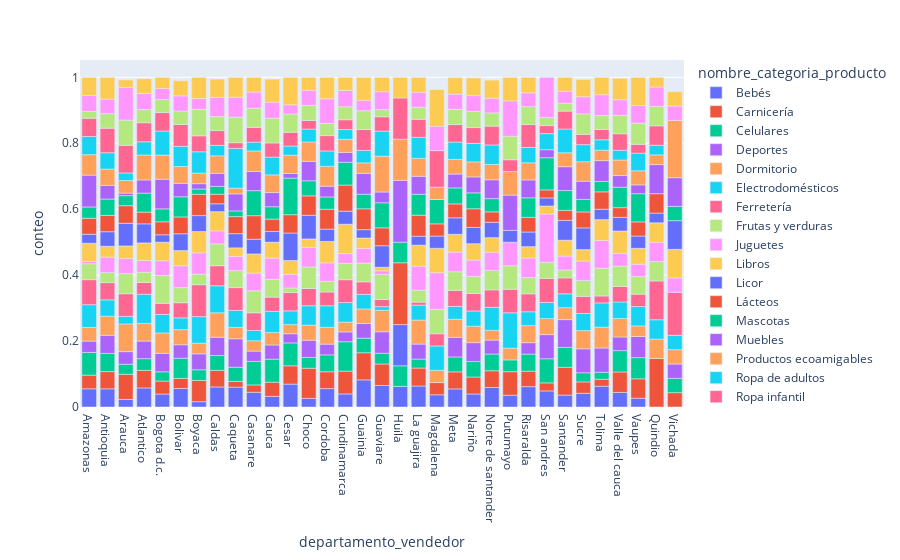

Notebook code for this chart:
### Markdown cell above
## Grafico barras apiladas

### Code cell
#arreglar los datos
data_normalizada = data.groupby(['departamento_vendedor','nombre_categoria_producto']).agg({'orden_id':'count'})
state = data.groupby(['departamento_vendedor']).agg({'orden_id':'count'})

#Normalizar datos
data_normalizada = data_normalizada.div(state, level='departamento_vendedor').reset_index()

#cambiar nombre de columnas
data_normalizada = data_normalizada.rename(columns={'orden_id':'conteo'})

fig = px.bar(data_normalizada, x='departamento_vendedor',y='conteo',color='nombre_categoria_producto')
fig.show()

### Figure 1 — Plotly figure (JSON) as saved in the notebook; plotly's stock layout.template omitted (floating-point values rounded to 4 significant figures)
{"data": [{"alignmentgroup": "True", "hovertemplate": "nombre_categoria_producto=Bebés <br>departamento_vendedor=%{x}<br>conteo=%{y}<extra></extra>", "legendgroup": "Bebés ", "marker": {"color": "#636efa", "pattern": {"shape": ""}}, "name": "Bebés ", "offsetgroup": "Bebés ", "orientation": "v", "showlegend": true, "textposition": "auto", "type": "bar", "x": ["Amazonas", "Antioquia", "Arauca", "Atlantico", "Bogota d.c.", "Bolivar", "Boyaca", "Caldas", "Caqueta", "Casanare", "Cauca", "Cesar", "Choco", "Cordoba", "Cundinamarca", "Guainia", "Guaviare", "Huila", "La guajira", "Magdalena", "Meta", "Nariño", "Norte de santander", "Putumayo", "Risaralda", "San andres", "Santander", "Sucre", "Tolima", "Valle del cauca", "Vaupes"], "xaxis": "x", "y": [0.05517, 0.0551, 0.0229, 0.05778, 0.03933, 0.05612, 0.01613, 0.06085, 0.06034, 0.04464, 0.03226, 0.06944, 0.02614, 0.05581, 0.0396, 0.08228, 0.06522, 0.0625, 0.06364, 0.03704, 0.05485, 0.03947, 0.0592, 0.03571, 0.06173, 0.04878, 0.03614, 0.04152, 0.06316, 0.04425, 0.02674], "yaxis": "y"}, {"alignmentgroup": "True", "hovertemplate": "nombre_categoria_producto=Carnicería<br>departamento_vendedor=%{x}<br>conteo=%{y}<extra></extra>", "legendgroup": "Carnicería", "marker": {"color": "#EF553B", "pattern": {"shape": ""}}, "name": "Carnicería", "offsetgroup": "Carnicería", "orientation": "v", "showlegend": true, "textposition": "auto", "type": "bar", "x": ["Amazonas", "Antioquia", "Arauca", "Atlantico", "Bogota d.c.", "Bolivar", "Boyaca", "Caldas", "Caqueta", "Casanare", "Cauca", "Cesar", "Choco", "Cordoba", "Cundinamarca", "Guainia", "Guaviare", "La guajira", "Magdalena", "Meta", "Nariño", "Norte de santander", "Putumayo", "Quindio", "Risaralda", "San andres", "Santander", "Sucre", "Tolima", "Valle del cauca", "Vaupes", "Vichada"], "xaxis": "x", "y": [0.04138, 0.05234, 0.07634, 0.05333, 0.03933, 0.03061, 0.06452, 0.05026, 0.01724, 0.02232, 0.04301, 0.05556, 0.0915, 0.05116, 0.06931, 0.08228, 0.06522, 0.05455, 0.03704, 0.05167, 0.05154, 0.05074, 0.07143, 0.1471, 0.04691, 0.02439, 0.08434, 0.0346, 0.02105, 0.06195, 0.05882, 0.04348], "yaxis": "y"}, {"alignmentgroup": "True", "hovertemplate": "nombre_categoria_producto=Celulares<br>departamento_vendedor=%{x}<br>conteo=%{y}<extra></extra>", "legendgroup": "Celulares", "marker": {"color": "#00cc96", "pattern": {"shape": ""}}, "name": "Celulares", "offsetgroup": "Celulares", "orientation": "v", "showlegend": true, "textposition": "auto", "type": "bar", "x": ["Amazonas", "Antioquia", "Arauca", "Atlantico", "Bogota d.c.", "Bolivar", "Boyaca", "Caldas", "Caqueta", "Casanare", "Cauca", "Cesar", "Choco", "Cordoba", "Cundinamarca", "Guainia", "Guaviare", "Huila", "La guajira", "Meta", "Nariño", "Norte de santander", "Putumayo", "Risaralda", "San andres", "Santander", "Sucre", "Tolima", "Valle del cauca", "Vaupes", "Vichada"], "xaxis": "x", "y": [0.06897, 0.0551, 0.03053, 0.03556, 0.02809, 0.06122, 0.03226, 0.04497, 0.0431, 0.07143, 0.06989, 0.06944, 0.03268, 0.05116, 0.08911, 0.0443, 0.03261, 0.0625, 0.02727, 0.04531, 0.04688, 0.05074, 0.03571, 0.05185, 0.07317, 0.06024, 0.02768, 0.02105, 0.0649, 0.06417, 0.04348], "yaxis": "y"}, {"alignmentgroup": "True", "hovertemplate": "nombre_categoria_producto=Deportes<br>departamento_vendedor=%{x}<br>conteo=%{y}<extra></extra>", "legendgroup": "Deportes", "marker": {"color": "#ab63fa", "pattern": {"shape": ""}}, "name": "Deportes", "offsetgroup": "Deportes", "orientation": "v", "showlegend": true, "textposition": "auto", "type": "bar", "x": ["Amazonas", "Antioquia", "Arauca", "Atlantico", "Bogota d.c.", "Bolivar", "Boyaca", "Caldas", "Caqueta", "Casanare", "Cauca", "Cesar", "Choco", "Cordoba", "Cundinamarca", "Guainia", "Guaviare", "La guajira", "Meta", "Nariño", "Norte de santander", "Risaralda", "San andres", "Santander", "Sucre", "Tolima", "Valle del cauca", "Vaupes", "Vichada"], "xaxis": "x", "y": [0.03448, 0.0551, 0.03817, 0.05333, 0.05618, 0.04082, 0.04839, 0.05556, 0.08621, 0.03125, 0.04301, 0.02778, 0.05229, 0.03256, 0.0297, 0.0443, 0.06522, 0.04545, 0.05962, 0.05729, 0.04228, 0.03457, 0.07317, 0.08434, 0.07266, 0.07368, 0.0413, 0.06417, 0.04348], "yaxis": "y"}, {"alignmentgroup": "True", "hovertemplate": "nombre_categoria_producto=Dormitorio<br>departamento_vendedor=%{x}<br>conteo=%{y}<extra></extra>", "legendgroup": "Dormitorio", "marker": {"color": "#FFA15A", "pattern": {"shape": ""}}, "name": "Dormitorio", "offsetgroup": "Dormitorio", "orientation": "v", "showlegend": true, "textposition": "auto", "type": "bar", "x": ["Amazonas", "Antioquia", "Arauca", "Atlantico", "Bogota d.c.", "Bolivar", "Boyaca", "Caldas", "Caqueta", "Casanare", "Cauca", "Cesar", "Choco", "Cordoba", "Cundinamarca", "Guainia", "Guaviare", "La guajira", "Magdalena", "Meta", "Nariño", "Norte de santander", "Putumayo", "Quindio", "Risaralda", "San andres", "Santander", "Sucre", "Tolima", "Valle del cauca", "Vaupes", "Vichada"], "xaxis": "x", "y": [0.04138, 0.05785, 0.08397, 0.05333, 0.0618, 0.04592, 0.03226, 0.07407, 0.03448, 0.03125, 0.03763, 0.02778, 0.04575, 0.05116, 0.0297, 0.0443, 0.06522, 0.07273, 0.03704, 0.05485, 0.04989, 0.0296, 0.03571, 0.05882, 0.05185, 0.04878, 0.03614, 0.05536, 0.06316, 0.05605, 0.03209, 0.04348], "yaxis": "y"}, {"alignmentgroup": "True", "hovertemplate": "nombre_categoria_producto=Electrodomésticos<br>departamento_vendedor=%{x}<br>conteo=%{y}<extra></extra>", "legendgroup": "Electrodomésticos", "marker": {"color": "#19d3f3", "pattern": {"shape": ""}}, "name": "Electrodomésticos", "offsetgroup": "Electrodomésticos", "orientation": "v", "showlegend": true, "textposition": "auto", "type": "bar", "x": ["Amazonas", "Antioquia", "Arauca", "Atlantico", "Bogota d.c.", "Bolivar", "Boyaca", "Caldas", "Caqueta", "Casanare", "Cauca", "Cesar", "Choco", "Cordoba", "Cundinamarca", "Guainia", "Guaviare", "La guajira", "Magdalena", "Meta", "Nariño", "Norte de santander", "Putumayo", "Quindio", "Risaralda", "San andres", "Santander", "Sucre", "Tolima", "Valle del cauca", "Vaupes", "Vichada"], "xaxis": "x", "y": [0.06897, 0.04959, 0.0229, 0.08889, 0.05618, 0.03571, 0.08065, 0.08201, 0.05172, 0.03125, 0.06452, 0.04167, 0.05882, 0.06512, 0.05941, 0.0443, 0.01087, 0.04545, 0.07407, 0.03895, 0.04633, 0.06977, 0.1071, 0.05882, 0.04198, 0.04878, 0.04217, 0.0519, 0.07368, 0.05015, 0.05882, 0.04348], "yaxis": "y"}, {"alignmentgroup": "True", "hovertemplate": "nombre_categoria_producto=Ferretería<br>departamento_vendedor=%{x}<br>conteo=%{y}<extra></extra>", "legendgroup": "Ferretería", "marker": {"color": "#FF6692", "pattern": {"shape": ""}}, "name": "Ferretería", "offsetgroup": "Ferretería", "orientation": "v", "showlegend": true, "textposition": "auto", "type": "bar", "x": ["Amazonas", "Antioquia", "Arauca", "Atlantico", "Bogota d.c.", "Bolivar", "Boyaca", "Caldas", "Caqueta", "Casanare", "Cauca", "Cesar", "Choco", "Cordoba", "Cundinamarca", "Guainia", "Guaviare", "La guajira", "Magdalena", "Meta", "Nariño", "Norte de santander", "Putumayo", "Quindio", "Risaralda", "San andres", "Santander", "Sucre", "Tolima", "Valle del cauca", "Vaupes", "Vichada"], "xaxis": "x", "y": [0.07586, 0.05234, 0.0687, 0.03556, 0.03371, 0.04592, 0.09677, 0.06085, 0.06897, 0.05357, 0.04301, 0.05556, 0.05229, 0.04186, 0.06931, 0.03797, 0.02174, 0.009091, 0.03704, 0.04849, 0.05291, 0.05285, 0.07143, 0.1176, 0.05432, 0.07317, 0.04819, 0.0519, 0.02105, 0.0472, 0.03743, 0.1304], "yaxis": "y"}, {"alignmentgroup": "True", "hovertemplate": "nombre_categoria_producto=Frutas y verduras<br>departamento_vendedor=%{x}<br>conteo=%{y}<extra></extra>", "legendgroup": "Frutas y verduras", "marker": {"color": "#B6E880", "pattern": {"shape": ""}}, "name": "Frutas y verduras", "offsetgroup": "Frutas y verduras", "orientation": "v", "showlegend": true, "textposition": "auto", "type": "bar", "x": ["Amazonas", "Antioquia", "Arauca", "Atlantico", "Bogota d.c.", "Bolivar", "Boyaca", "Caldas", "Caqueta", "Casanare", "Cauca", "Cesar", "Choco", "Cordoba", "Cundinamarca", "Guainia", "Guaviare", "La guajira", "Magdalena", "Meta", "Nariño", "Norte de santander", "Putumayo", "Quindio", "Risaralda", "San andres", "Santander", "Sucre", "Tolima", "Valle del cauca", "Vaupes"], "xaxis": "x", "y": [0.04828, 0.0303, 0.06107, 0.03111, 0.08427, 0.04592, 0.03226, 0.06614, 0.05172, 0.06696, 0.05376, 0.01389, 0.06536, 0.03256, 0.0495, 0.05696, 0.07609, 0.03636, 0.07407, 0.05644, 0.05181, 0.0592, 0.07143, 0.05882, 0.04938, 0.04878, 0.0241, 0.04844, 0.08421, 0.06195, 0.05348], "yaxis": "y"}, {"alignmentgroup": "True", "hovertemplate": "nombre_categoria_producto=Juguetes<br>departamento_vendedor=%{x}<br>conteo=%{y}<extra></extra>", "legendgroup": "Juguetes", "marker": {"color": "#FF97FF", "pattern": {"shape": ""}}, "name": "Juguetes", "offsetgroup": "Juguetes", "orientation": "v", "showlegend": true, "textposition": "auto", "type": "bar", "x": ["Amazonas", "Antioquia", "Arauca", "Atlantico", "Bogota d.c.", "Bolivar", "Boyaca", "Caldas", "Caqueta", "Casanare", "Cauca", "Cesar", "Choco", "Cordoba", "Cundinamarca", "Guainia", "Guaviare", "La guajira", "Magdalena", "Meta", "Nariño", "Norte de santander", "Putumayo", "Quindio", "Risaralda", "San andres", "Santander", "Sucre", "Tolima", "Valle del cauca", "Vaupes", "Vichada"], "xaxis": "x", "y": [0.006897, 0.04683, 0.0458, 0.03556, 0.04494, 0.06633, 0.06452, 0.03968, 0.0431, 0.05357, 0.06452, 0.04167, 0.05882, 0.05581, 0.0297, 0.0443, 0.01087, 0.07273, 0.1111, 0.05962, 0.04962, 0.05497, 0.07143, 0.05882, 0.05926, 0.1463, 0.04217, 0.05882, 0.08421, 0.03835, 0.03743, 0.04348], "yaxis": "y"}, {"alignmentgroup": "True", "hovertemplate": "nombre_categoria_producto=Libros<br>departamento_vendedor=%{x}<br>conteo=%{y}<extra></extra>", "legendgroup": "Libros", "marker": {"color": "#FECB52", "pattern": {"shape": ""}}, "name": "Libros", "offsetgroup": "Libros", "orientation": "v", "showlegend": true, "textposition": "auto", "type": "bar", "x": ["Amazonas", "Antioquia", "Arauca", "Atlantico", "Bogota d.c.", "Bolivar", "Boyaca", "Caldas", "Caqueta", "Casanare", "Cauca", "Cesar", "Choco", "Cordoba", "Cundinamarca", "Guainia", "Guaviare", "La guajira", "Magdalena", "Meta", "Nariño", "Norte de santander", "Quindio", "Risaralda", "San andres", "Santander", "Sucre", "Tolima", "Valle del cauca", "Vaupes", "Vichada"], "xaxis": "x", "y": [0.05517, 0.03306, 0.03817, 0.05333, 0.05618, 0.04592, 0.06452, 0.0582, 0.02586, 0.05804, 0.04839, 0.04167, 0.02614, 0.06512, 0.08911, 0.03165, 0.01087, 0.06364, 0.07407, 0.05405, 0.04962, 0.0444, 0.05882, 0.03457, 0.02439, 0.04819, 0.0346, 0.06316, 0.06785, 0.04813, 0.08696], "yaxis": "y"}, {"alignmentgroup": "True", "hovertemplate": "nombre_categoria_producto=Licor<br>departamento_vendedor=%{x}<br>conteo=%{y}<extra></extra>", "legendgroup": "Licor", "marker": {"color": "#636efa", "pattern": {"shape": ""}}, "name": "Licor", "offsetgroup": "Licor", "orientation": "v", "showlegend": true, "textposition": "auto", "type": "bar", "x": ["Amazonas", "Antioquia", "Arauca", "Atlantico", "Bogota d.c.", "Bolivar", "Boyaca", "Caldas", "Caqueta", "Casanare", "Cauca", "Cesar", "Choco", "Cordoba", "Cundinamarca", "Guainia", "Guaviare", "Huila", "La guajira", "Magdalena", "Meta", "Nariño", "Norte de santander", "Putumayo", "Quindio", "Risaralda", "San andres", "Santander", "Sucre", "Tolima", "Valle del cauca", "Vaupes", "Vichada"], "xaxis": "x", "y": [0.02759, 0.04408, 0.0687, 0.05778, 0.02247, 0.05102, 0.04839, 0.02381, 0.0431, 0.04464, 0.03226, 0.08333, 0.0719, 0.03721, 0.0396, 0.02532, 0.06522, 0.125, 0.02727, 0.03704, 0.05008, 0.04934, 0.04651, 0.03571, 0.02941, 0.04444, 0.02439, 0.06024, 0.06574, 0.03158, 0.0413, 0.03743, 0.08696], "yaxis": "y"}, {"alignmentgroup": "True", "hovertemplate": "nombre_categoria_producto=Lácteos<br>departamento_vendedor=%{x}<br>conteo=%{y}<extra></extra>", "legendgroup": "Lácteos", "marker": {"color": "#EF553B", "pattern": {"shape": ""}}, "name": "Lácteos", "offsetgroup": "Lácteos", "orientation": "v", "showlegend": true, "textposition": "auto", "type": "bar", "x": ["Amazonas", "Antioquia", "Arauca", "Atlantico", "Bogota d.c.", "Bolivar", "Boyaca", "Caldas", "Caqueta", "Casanare", "Cauca", "Cesar", "Choco", "Cordoba", "Cundinamarca", "Guainia", "Guaviare", "Huila", "La guajira", "Magdalena", "Meta", "Nariño", "Norte de santander", "Quindio", "Risaralda", "San andres", "Santander", "Sucre", "Tolima", "Valle del cauca", "Vaupes"], "xaxis": "x", "y": [0.04828, 0.04959, 0.05344, 0.03556, 0.03933, 0.05102, 0.06452, 0.0291, 0.05172, 0.07143, 0.03763, 0.05556, 0.05882, 0.06047, 0.07921, 0.06329, 0.05435, 0.1875, 0.06364, 0.03704, 0.04213, 0.05674, 0.03171, 0.05882, 0.04444, 0.02439, 0.03012, 0.04844, 0.05263, 0.0295, 0.04278], "yaxis": "y"}, {"alignmentgroup": "True", "hovertemplate": "nombre_categoria_producto=Mascotas<br>departamento_vendedor=%{x}<br>conteo=%{y}<extra></extra>", "legendgroup": "Mascotas", "marker": {"color": "#00cc96", "pattern": {"shape": ""}}, "name": "Mascotas", "offsetgroup": "Mascotas", "orientation": "v", "showlegend": true, "textposition": "auto", "type": "bar", "x": ["Amazonas", "Antioquia", "Arauca", "Atlantico", "Bogota d.c.", "Bolivar", "Boyaca", "Caldas", "Caqueta", "Casanare", "Cauca", "Cesar", "Choco", "Cordoba", "Cundinamarca", "Guainia", "Guaviare", "Huila", "La guajira", "Magdalena", "Meta", "Nariño", "Norte de santander", "Risaralda", "San andres", "Santander", "Sucre", "Tolima", "Valle del cauca", "Vaupes", "Vichada"], "xaxis": "x", "y": [0.03448, 0.04959, 0.03053, 0.05778, 0.03933, 0.06122, 0.01613, 0.02381, 0.01724, 0.07589, 0.03763, 0.1111, 0.04575, 0.03721, 0.06931, 0.0443, 0.07609, 0.0625, 0.06364, 0.07407, 0.04849, 0.04825, 0.04017, 0.05926, 0.09756, 0.06024, 0.03806, 0.03158, 0.06195, 0.08556, 0.04348], "yaxis": "y"}, {"alignmentgroup": "True", "hovertemplate": "nombre_categoria_producto=Muebles<br>departamento_vendedor=%{x}<br>conteo=%{y}<extra></extra>", "legendgroup": "Muebles", "marker": {"color": "#ab63fa", "pattern": {"shape": ""}}, "name": "Muebles", "offsetgroup": "Muebles", "orientation": "v", "showlegend": true, "textposition": "auto", "type": "bar", "x": ["Amazonas", "Antioquia", "Arauca", "Atlantico", "Bogota d.c.", "Bolivar", "Boyaca", "Caldas", "Caqueta", "Casanare", "Cauca", "Cesar", "Choco", "Cordoba", "Cundinamarca", "Guainia", "Guaviare", "Huila", "La guajira", "Meta", "Nariño", "Norte de santander", "Putumayo", "Quindio", "Risaralda", "San andres", "Santander", "Sucre", "Tolima", "Valle del cauca", "Vaupes", "Vichada"], "xaxis": "x", "y": [0.09655, 0.04132, 0.007634, 0.04, 0.08989, 0.04082, 0.01613, 0.03968, 0.05172, 0.05804, 0.04301, 0.01389, 0.05882, 0.03256, 0.0297, 0.06329, 0.03261, 0.1875, 0.05455, 0.04213, 0.04825, 0.05708, 0.1071, 0.08824, 0.05432, 0.02439, 0.07229, 0.05536, 0.06316, 0.0354, 0.02674, 0.08696], "yaxis": "y"}, {"alignmentgroup": "True", "hovertemplate": "nombre_categoria_producto=Productos ecoamigables<br>departamento_vendedor=%{x}<br>conteo=%{y}<extra></extra>", "legendgroup": "Productos ecoamigables", "marker": {"color": "#FFA15A", "pattern": {"shape": ""}}, "name": "Productos ecoamigables", "offsetgroup": "Productos ecoamigables", "orientation": "v", "showlegend": true, "textposition": "auto", "type": "bar", "x": ["Amazonas", "Antioquia", "Arauca", "Atlantico", "Bogota d.c.", "Bolivar", "Boyaca", "Caldas", "Caqueta", "Casanare", "Cauca", "Cesar", "Choco", "Cordoba", "Cundinamarca", "Guainia", "Guaviare", "Huila", "La guajira", "Magdalena", "Meta", "Nariño", "Norte de santander", "Putumayo", "Quindio", "Risaralda", "Santander", "Sucre", "Tolima", "Valle del cauca", "Vaupes", "Vichada"], "xaxis": "x", "y": [0.06207, 0.04959, 0.03817, 0.07556, 0.07303, 0.05102, 0.03226, 0.05291, 0.01724, 0.0625, 0.05376, 0.05556, 0.05882, 0.06047, 0.0396, 0.03165, 0.1087, 0.125, 0.05455, 0.03704, 0.04452, 0.0455, 0.04651, 0.07143, 0.02941, 0.05185, 0.04217, 0.05882, 0.03158, 0.0472, 0.04278, 0.1739], "yaxis": "y"}, {"alignmentgroup": "True", "hovertemplate": "nombre_categoria_producto=Ropa de adultos<br>departamento_vendedor=%{x}<br>conteo=%{y}<extra></extra>", "legendgroup": "Ropa de adultos", "marker": {"color": "#19d3f3", "pattern": {"shape": ""}}, "name": "Ropa de adultos", "offsetgroup": "Ropa de adultos", "orientation": "v", "showlegend": true, "textposition": "auto", "type": "bar", "x": ["Amazonas", "Antioquia", "Arauca", "Atlantico", "Bogota d.c.", "Bolivar", "Boyaca", "Caldas", "Caqueta", "Casanare", "Cauca", "Cesar", "Choco", "Cordoba", "Cundinamarca", "Guainia", "Guaviare", "La guajira", "Meta", "Nariño", "Norte de santander", "Quindio", "Risaralda", "San andres", "Santander", "Sucre", "Tolima", "Valle del cauca", "Vaupes"], "xaxis": "x", "y": [0.05517, 0.04959, 0.0229, 0.04, 0.07303, 0.06122, 0.06452, 0.03175, 0.1207, 0.02679, 0.05376, 0.02778, 0.03922, 0.04651, 0.0297, 0.03797, 0.07609, 0.06364, 0.05246, 0.0562, 0.0592, 0.02941, 0.04691, 0.04878, 0.07229, 0.0519, 0.03158, 0.0295, 0.05348], "yaxis": "y"}, {"alignmentgroup": "True", "hovertemplate": "nombre_categoria_producto=Ropa infantil<br>departamento_vendedor=%{x}<br>conteo=%{y}<extra></extra>", "legendgroup": "Ropa infantil", "marker": {"color": "#FF6692", "pattern": {"shape": ""}}, "name": "Ropa infantil", "offsetgroup": "Ropa infantil", "orientation": "v", "showlegend": true, "textposition": "auto", "type": "bar", "x": ["Amazonas", "Antioquia", "Arauca", "Atlantico", "Bogota d.c.", "Bolivar", "Boyaca", "Caldas", "Caqueta", "Casanare", "Cauca", "Cesar", "Choco", "Cordoba", "Cundinamarca", "Guainia", "Guaviare", "Huila", "La guajira", "Magdalena", "Meta", "Nariño", "Norte de santander", "Putumayo", "Quindio", "Risaralda", "San andres", "Santander", "Sucre", "Tolima", "Valle del cauca", "Vaupes"], "xaxis": "x", "y": [0.05517, 0.07438, 0.08397, 0.05778, 0.05618, 0.06633, 0.04839, 0.04497, 0.01724, 0.04464, 0.04301, 0.04167, 0.02614, 0.04651, 0.0297, 0.06329, 0.04348, 0.125, 0.05455, 0.1111, 0.05326, 0.04797, 0.05708, 0.03571, 0.05882, 0.06914, 0.02439, 0.05422, 0.03114, 0.03158, 0.05015, 0.02674], "yaxis": "y"}, {"alignmentgroup": "True", "hovertemplate": "nombre_categoria_producto=Salud<br>departamento_vendedor=%{x}<br>conteo=%{y}<extra></extra>", "legendgroup": "Salud", "marker": {"color": "#B6E880", "pattern": {"shape": ""}}, "name": "Salud", "offsetgroup": "Salud", "orientation": "v", "showlegend": true, "textposition": "auto", "type": "bar", "x": ["Amazonas", "Antioquia", "Arauca", "Atlantico", "Bogota d.c.", "Bolivar", "Boyaca", "Caldas", "Caqueta", "Casanare", "Cauca", "Cesar", "Choco", "Cordoba", "Cundinamarca", "Guainia", "Guaviare", "La guajira", "Meta", "Nariño", "Norte de santander", "Putumayo", "Quindio", "Risaralda", "San andres", "Santander", "Sucre", "Tolima", "Valle del cauca", "Vaupes"], "xaxis": "x", "y": [0.02069, 0.04408, 0.07634, 0.04, 0.03933, 0.04082, 0.08065, 0.04233, 0.07759, 0.05804, 0.07527, 0.05556, 0.04575, 0.03721, 0.0396, 0.05696, 0.02174, 0.03636, 0.0461, 0.04907, 0.04017, 0.07143, 0.05882, 0.05432, 0.02439, 0.0241, 0.06228, 0.04211, 0.05605, 0.06417], "yaxis": "y"}, {"alignmentgroup": "True", "hovertemplate": "nombre_categoria_producto=Tarjetas regalo<br>departamento_vendedor=%{x}<br>conteo=%{y}<extra></extra>", "legendgroup": "Tarjetas regalo", "marker": {"color": "#FF97FF", "pattern": {"shape": ""}}, "name": "Tarjetas regalo", "offsetgroup": "Tarjetas regalo", "orientation": "v", "showlegend": true, "textposition": "auto", "type": "bar", "x": ["Amazonas", "Antioquia", "Arauca", "Atlantico", "Bogota d.c.", "Bolivar", "Boyaca", "Caldas", "Caqueta", "Casanare", "Cauca", "Cesar", "Choco", "Cordoba", "Cundinamarca", "Guainia", "Guaviare", "La guajira", "Magdalena", "Meta", "Nariño", "Norte de santander", "Putumayo", "Quindio", "Risaralda", "San andres", "Santander", "Sucre", "Tolima", "Valle del cauca", "Vaupes", "Vichada"], "xaxis": "x", "y": [0.04828, 0.04408, 0.09924, 0.04889, 0.03371, 0.04592, 0.03226, 0.0582, 0.06034, 0.04911, 0.04839, 0.02778, 0.04575, 0.07442, 0.0495, 0.03165, 0.05435, 0.04545, 0.07407, 0.0461, 0.04797, 0.0444, 0.1071, 0.05882, 0.04198, 0.122, 0.03614, 0.0519, 0.06316, 0.0472, 0.05348, 0.04348], "yaxis": "y"}, {"alignmentgroup": "True", "hovertemplate": "nombre_categoria_producto=Tecnología<br>departamento_vendedor=%{x}<br>conteo=%{y}<extra></extra>", "legendgroup": "Tecnología", "marker": {"color": "#FECB52", "pattern": {"shape": ""}}, "name": "Tecnología", "offsetgroup": "Tecnología", "orientation": "v", "showlegend": true, "textposition": "auto", "type": "bar", "x": ["Amazonas", "Antioquia", "Arauca", "Atlantico", "Bogota d.c.", "Bolivar", "Boyaca", "Caldas", "Caqueta", "Casanare", "Cauca", "Cesar", "Choco", "Cordoba", "Cundinamarca", "Guainia", "Guaviare", "Huila", "La guajira", "Magdalena", "Meta", "Nariño", "Norte de santander", "Putumayo", "Quindio", "Risaralda", "Santander", "Sucre", "Tolima", "Valle del cauca", "Vaupes", "Vichada"], "xaxis": "x", "y": [0.05517, 0.06612, 0.0229, 0.04444, 0.03371, 0.04592, 0.06452, 0.05556, 0.06034, 0.04464, 0.06989, 0.08333, 0.03922, 0.06512, 0.0396, 0.06962, 0.04348, 0.0625, 0.04545, 0.1111, 0.05008, 0.05373, 0.05497, 0.07143, 0.02941, 0.04691, 0.04217, 0.0519, 0.05263, 0.0649, 0.08556, 0.04348], "yaxis": "y"}], "layout": {"barmode": "relative", "legend": {"title": {"text": "nombre_categoria_producto"}, "tracegroupgap": 0}, "margin": {"t": 60}, "xaxis": {"anchor": "y", "domain": [0, 1], "title": {"text": "departamento_vendedor"}}, "yaxis": {"anchor": "x", "domain": [0, 1], "title": {"text": "conteo"}}}}
